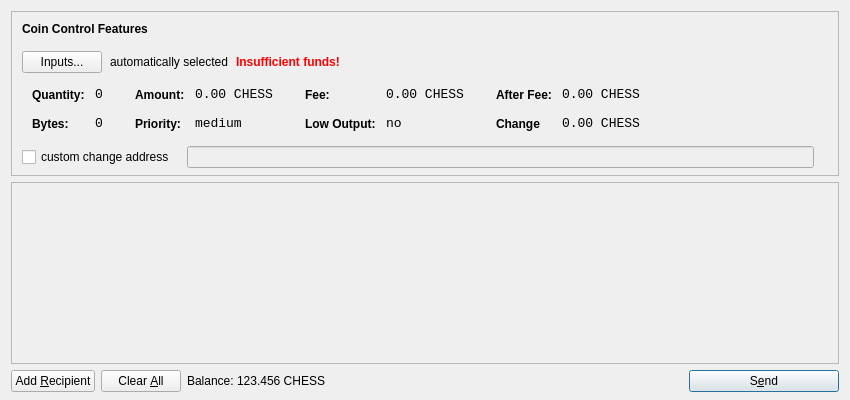
<?xml version="1.0" encoding="UTF-8"?>
<ui version="4.0">
 <class>SendCoinsDialog</class>
 <widget class="QDialog" name="SendCoinsDialog">
  <property name="geometry">
   <rect>
    <x>0</x>
    <y>0</y>
    <width>850</width>
    <height>400</height>
   </rect>
  </property>
  <property name="windowTitle">
   <string>Send Coins</string>
  </property>
  <layout class="QVBoxLayout" name="verticalLayout" stretch="0,1,0">
   <property name="bottomMargin">
    <number>8</number>
   </property>
   <item>
    <widget class="QFrame" name="frameCoinControl">
     <property name="sizePolicy">
      <sizepolicy hsizetype="Expanding" vsizetype="Expanding">
       <horstretch>0</horstretch>
       <verstretch>0</verstretch>
      </sizepolicy>
     </property>
     <property name="maximumSize">
      <size>
       <width>16777215</width>
       <height>16777215</height>
      </size>
     </property>
     <property name="frameShape">
      <enum>QFrame::StyledPanel</enum>
     </property>
     <property name="frameShadow">
      <enum>QFrame::Sunken</enum>
     </property>
     <layout class="QVBoxLayout" name="verticalLayoutCoinControl2">
      <property name="spacing">
       <number>-1</number>
      </property>
      <property name="leftMargin">
       <number>0</number>
      </property>
      <property name="topMargin">
       <number>0</number>
      </property>
      <property name="rightMargin">
       <number>0</number>
      </property>
      <property name="bottomMargin">
       <number>6</number>
      </property>
      <item>
       <layout class="QVBoxLayout" name="verticalLayoutCoinControl" stretch="0,0,0,0,1">
        <property name="spacing">
         <number>0</number>
        </property>
        <property name="leftMargin">
         <number>10</number>
        </property>
        <property name="topMargin">
         <number>10</number>
        </property>
        <item>
         <layout class="QHBoxLayout" name="horizontalLayoutCoinControl1">
          <property name="bottomMargin">
           <number>15</number>
          </property>
          <item>
           <widget class="QLabel" name="labelCoinControlFeatures">
            <property name="sizePolicy">
             <sizepolicy hsizetype="Preferred" vsizetype="Maximum">
              <horstretch>0</horstretch>
              <verstretch>0</verstretch>
             </sizepolicy>
            </property>
            <property name="font">
             <font>
              <weight>75</weight>
              <bold>true</bold>
             </font>
            </property>
            <property name="styleSheet">
             <string notr="true">font-weight:bold;</string>
            </property>
            <property name="text">
             <string>Coin Control Features</string>
            </property>
           </widget>
          </item>
         </layout>
        </item>
        <item>
         <layout class="QHBoxLayout" name="horizontalLayoutCoinControl2" stretch="0,0,0,0">
          <property name="spacing">
           <number>8</number>
          </property>
          <property name="bottomMargin">
           <number>10</number>
          </property>
          <item>
           <widget class="QPushButton" name="pushButtonCoinControl">
            <property name="styleSheet">
             <string notr="true"/>
            </property>
            <property name="text">
             <string>Inputs...</string>
            </property>
           </widget>
          </item>
          <item>
           <widget class="QLabel" name="labelCoinControlAutomaticallySelected">
            <property name="text">
             <string>automatically selected</string>
            </property>
            <property name="margin">
             <number>5</number>
            </property>
           </widget>
          </item>
          <item>
           <widget class="QLabel" name="labelCoinControlInsuffFunds">
            <property name="font">
             <font>
              <weight>75</weight>
              <bold>true</bold>
             </font>
            </property>
            <property name="styleSheet">
             <string notr="true">color:red;font-weight:bold;</string>
            </property>
            <property name="text">
             <string>Insufficient funds!</string>
            </property>
            <property name="margin">
             <number>5</number>
            </property>
           </widget>
          </item>
          <item>
           <spacer name="horizontalSpacerCoinControl">
            <property name="orientation">
             <enum>Qt::Horizontal</enum>
            </property>
            <property name="sizeHint" stdset="0">
             <size>
              <width>40</width>
              <height>1</height>
             </size>
            </property>
           </spacer>
          </item>
         </layout>
        </item>
        <item>
         <widget class="QWidget" name="widgetCoinControl" native="true">
          <property name="sizePolicy">
           <sizepolicy hsizetype="Preferred" vsizetype="Preferred">
            <horstretch>0</horstretch>
            <verstretch>0</verstretch>
           </sizepolicy>
          </property>
          <property name="minimumSize">
           <size>
            <width>0</width>
            <height>0</height>
           </size>
          </property>
          <property name="styleSheet">
           <string notr="true"/>
          </property>
          <layout class="QHBoxLayout" name="horizontalLayoutCoinControl5">
           <property name="margin">
            <number>0</number>
           </property>
           <item>
            <layout class="QHBoxLayout" name="horizontalLayoutCoinControl3" stretch="0,0,0,1">
             <property name="spacing">
              <number>20</number>
             </property>
             <property name="topMargin">
              <number>0</number>
             </property>
             <property name="bottomMargin">
              <number>10</number>
             </property>
             <item>
              <layout class="QFormLayout" name="formLayoutCoinControl1">
               <property name="horizontalSpacing">
                <number>10</number>
               </property>
               <property name="verticalSpacing">
                <number>14</number>
               </property>
               <property name="leftMargin">
                <number>10</number>
               </property>
               <property name="topMargin">
                <number>4</number>
               </property>
               <property name="rightMargin">
                <number>6</number>
               </property>
               <item row="0" column="0">
                <widget class="QLabel" name="labelCoinControlQuantityText">
                 <property name="styleSheet">
                  <string notr="true">font-weight:bold;</string>
                 </property>
                 <property name="text">
                  <string>Quantity:</string>
                 </property>
                 <property name="margin">
                  <number>0</number>
                 </property>
                </widget>
               </item>
               <item row="0" column="1">
                <widget class="QLabel" name="labelCoinControlQuantity">
                 <property name="font">
                  <font>
                   <family>Monospace</family>
                   <pointsize>10</pointsize>
                  </font>
                 </property>
                 <property name="cursor">
                  <cursorShape>IBeamCursor</cursorShape>
                 </property>
                 <property name="contextMenuPolicy">
                  <enum>Qt::ActionsContextMenu</enum>
                 </property>
                 <property name="text">
                  <string>0</string>
                 </property>
                 <property name="margin">
                  <number>0</number>
                 </property>
                 <property name="textInteractionFlags">
                  <set>Qt::LinksAccessibleByMouse|Qt::TextSelectableByKeyboard|Qt::TextSelectableByMouse</set>
                 </property>
                </widget>
               </item>
               <item row="1" column="0">
                <widget class="QLabel" name="labelCoinControlBytesText">
                 <property name="styleSheet">
                  <string notr="true">font-weight:bold;</string>
                 </property>
                 <property name="text">
                  <string>Bytes:</string>
                 </property>
                </widget>
               </item>
               <item row="1" column="1">
                <widget class="QLabel" name="labelCoinControlBytes">
                 <property name="font">
                  <font>
                   <family>Monospace</family>
                   <pointsize>10</pointsize>
                  </font>
                 </property>
                 <property name="cursor">
                  <cursorShape>IBeamCursor</cursorShape>
                 </property>
                 <property name="contextMenuPolicy">
                  <enum>Qt::ActionsContextMenu</enum>
                 </property>
                 <property name="text">
                  <string>0</string>
                 </property>
                 <property name="textInteractionFlags">
                  <set>Qt::LinksAccessibleByMouse|Qt::TextSelectableByKeyboard|Qt::TextSelectableByMouse</set>
                 </property>
                </widget>
               </item>
              </layout>
             </item>
             <item>
              <layout class="QFormLayout" name="formLayoutCoinControl2">
               <property name="horizontalSpacing">
                <number>10</number>
               </property>
               <property name="verticalSpacing">
                <number>14</number>
               </property>
               <property name="leftMargin">
                <number>6</number>
               </property>
               <property name="topMargin">
                <number>4</number>
               </property>
               <property name="rightMargin">
                <number>6</number>
               </property>
               <item row="0" column="0">
                <widget class="QLabel" name="labelCoinControlAmountText">
                 <property name="styleSheet">
                  <string notr="true">font-weight:bold;</string>
                 </property>
                 <property name="text">
                  <string>Amount:</string>
                 </property>
                 <property name="margin">
                  <number>0</number>
                 </property>
                </widget>
               </item>
               <item row="0" column="1">
                <widget class="QLabel" name="labelCoinControlAmount">
                 <property name="font">
                  <font>
                   <family>Monospace</family>
                   <pointsize>10</pointsize>
                  </font>
                 </property>
                 <property name="cursor">
                  <cursorShape>IBeamCursor</cursorShape>
                 </property>
                 <property name="contextMenuPolicy">
                  <enum>Qt::ActionsContextMenu</enum>
                 </property>
                 <property name="text">
                  <string>0.00 CHESS</string>
                 </property>
                 <property name="textInteractionFlags">
                  <set>Qt::LinksAccessibleByMouse|Qt::TextSelectableByKeyboard|Qt::TextSelectableByMouse</set>
                 </property>
                </widget>
               </item>
               <item row="1" column="0">
                <widget class="QLabel" name="labelCoinControlPriorityText">
                 <property name="styleSheet">
                  <string notr="true">font-weight:bold;</string>
                 </property>
                 <property name="text">
                  <string>Priority:</string>
                 </property>
                </widget>
               </item>
               <item row="1" column="1">
                <widget class="QLabel" name="labelCoinControlPriority">
                 <property name="font">
                  <font>
                   <family>Monospace</family>
                   <pointsize>10</pointsize>
                  </font>
                 </property>
                 <property name="cursor">
                  <cursorShape>IBeamCursor</cursorShape>
                 </property>
                 <property name="contextMenuPolicy">
                  <enum>Qt::ActionsContextMenu</enum>
                 </property>
                 <property name="text">
                  <string>medium</string>
                 </property>
                 <property name="textInteractionFlags">
                  <set>Qt::LinksAccessibleByMouse|Qt::TextSelectableByKeyboard|Qt::TextSelectableByMouse</set>
                 </property>
                </widget>
               </item>
              </layout>
             </item>
             <item>
              <layout class="QFormLayout" name="formLayoutCoinControl3">
               <property name="horizontalSpacing">
                <number>10</number>
               </property>
               <property name="verticalSpacing">
                <number>14</number>
               </property>
               <property name="leftMargin">
                <number>6</number>
               </property>
               <property name="topMargin">
                <number>4</number>
               </property>
               <property name="rightMargin">
                <number>6</number>
               </property>
               <item row="0" column="0">
                <widget class="QLabel" name="labelCoinControlFeeText">
                 <property name="styleSheet">
                  <string notr="true">font-weight:bold;</string>
                 </property>
                 <property name="text">
                  <string>Fee:</string>
                 </property>
                 <property name="margin">
                  <number>0</number>
                 </property>
                </widget>
               </item>
               <item row="0" column="1">
                <widget class="QLabel" name="labelCoinControlFee">
                 <property name="font">
                  <font>
                   <family>Monospace</family>
                   <pointsize>10</pointsize>
                  </font>
                 </property>
                 <property name="cursor">
                  <cursorShape>IBeamCursor</cursorShape>
                 </property>
                 <property name="contextMenuPolicy">
                  <enum>Qt::ActionsContextMenu</enum>
                 </property>
                 <property name="text">
                  <string>0.00 CHESS</string>
                 </property>
                 <property name="textInteractionFlags">
                  <set>Qt::LinksAccessibleByMouse|Qt::TextSelectableByKeyboard|Qt::TextSelectableByMouse</set>
                 </property>
                </widget>
               </item>
               <item row="1" column="0">
                <widget class="QLabel" name="labelCoinControlLowOutputText">
                 <property name="styleSheet">
                  <string notr="true">font-weight:bold;</string>
                 </property>
                 <property name="text">
                  <string>Low Output:</string>
                 </property>
                </widget>
               </item>
               <item row="1" column="1">
                <widget class="QLabel" name="labelCoinControlLowOutput">
                 <property name="font">
                  <font>
                   <family>Monospace</family>
                   <pointsize>10</pointsize>
                  </font>
                 </property>
                 <property name="cursor">
                  <cursorShape>IBeamCursor</cursorShape>
                 </property>
                 <property name="contextMenuPolicy">
                  <enum>Qt::ActionsContextMenu</enum>
                 </property>
                 <property name="text">
                  <string>no</string>
                 </property>
                 <property name="textInteractionFlags">
                  <set>Qt::LinksAccessibleByMouse|Qt::TextSelectableByKeyboard|Qt::TextSelectableByMouse</set>
                 </property>
                </widget>
               </item>
              </layout>
             </item>
             <item>
              <layout class="QFormLayout" name="formLayoutCoinControl4">
               <property name="horizontalSpacing">
                <number>10</number>
               </property>
               <property name="verticalSpacing">
                <number>14</number>
               </property>
               <property name="leftMargin">
                <number>6</number>
               </property>
               <property name="topMargin">
                <number>4</number>
               </property>
               <property name="rightMargin">
                <number>6</number>
               </property>
               <item row="0" column="0">
                <widget class="QLabel" name="labelCoinControlAfterFeeText">
                 <property name="styleSheet">
                  <string notr="true">font-weight:bold;</string>
                 </property>
                 <property name="text">
                  <string>After Fee:</string>
                 </property>
                 <property name="margin">
                  <number>0</number>
                 </property>
                </widget>
               </item>
               <item row="0" column="1">
                <widget class="QLabel" name="labelCoinControlAfterFee">
                 <property name="font">
                  <font>
                   <family>Monospace</family>
                   <pointsize>10</pointsize>
                  </font>
                 </property>
                 <property name="cursor">
                  <cursorShape>IBeamCursor</cursorShape>
                 </property>
                 <property name="contextMenuPolicy">
                  <enum>Qt::ActionsContextMenu</enum>
                 </property>
                 <property name="text">
                  <string>0.00 CHESS</string>
                 </property>
                 <property name="textInteractionFlags">
                  <set>Qt::LinksAccessibleByMouse|Qt::TextSelectableByKeyboard|Qt::TextSelectableByMouse</set>
                 </property>
                </widget>
               </item>
               <item row="1" column="0">
                <widget class="QLabel" name="labelCoinControlChangeText">
                 <property name="styleSheet">
                  <string notr="true">font-weight:bold;</string>
                 </property>
                 <property name="text">
                  <string>Change</string>
                 </property>
                </widget>
               </item>
               <item row="1" column="1">
                <widget class="QLabel" name="labelCoinControlChange">
                 <property name="font">
                  <font>
                   <family>Monospace</family>
                   <pointsize>10</pointsize>
                  </font>
                 </property>
                 <property name="cursor">
                  <cursorShape>IBeamCursor</cursorShape>
                 </property>
                 <property name="contextMenuPolicy">
                  <enum>Qt::ActionsContextMenu</enum>
                 </property>
                 <property name="text">
                  <string>0.00 CHESS</string>
                 </property>
                 <property name="textInteractionFlags">
                  <set>Qt::LinksAccessibleByMouse|Qt::TextSelectableByKeyboard|Qt::TextSelectableByMouse</set>
                 </property>
                </widget>
               </item>
              </layout>
             </item>
            </layout>
           </item>
          </layout>
         </widget>
        </item>
        <item>
         <layout class="QHBoxLayout" name="horizontalLayoutCoinControl4" stretch="0,0,0">
          <property name="spacing">
           <number>12</number>
          </property>
          <property name="sizeConstraint">
           <enum>QLayout::SetDefaultConstraint</enum>
          </property>
          <property name="topMargin">
           <number>5</number>
          </property>
          <property name="rightMargin">
           <number>5</number>
          </property>
          <item>
           <widget class="QCheckBox" name="checkBoxCoinControlChange">
            <property name="text">
             <string>custom change address</string>
            </property>
           </widget>
          </item>
          <item>
           <widget class="QLineEdit" name="lineEditCoinControlChange">
            <property name="enabled">
             <bool>false</bool>
            </property>
            <property name="sizePolicy">
             <sizepolicy hsizetype="Expanding" vsizetype="Fixed">
              <horstretch>0</horstretch>
              <verstretch>0</verstretch>
             </sizepolicy>
            </property>
           </widget>
          </item>
          <item>
           <widget class="QLabel" name="labelCoinControlChangeLabel">
            <property name="sizePolicy">
             <sizepolicy hsizetype="Preferred" vsizetype="Expanding">
              <horstretch>0</horstretch>
              <verstretch>0</verstretch>
             </sizepolicy>
            </property>
            <property name="minimumSize">
             <size>
              <width>0</width>
              <height>0</height>
             </size>
            </property>
            <property name="text">
             <string/>
            </property>
            <property name="margin">
             <number>3</number>
            </property>
           </widget>
          </item>
         </layout>
        </item>
        <item>
         <spacer name="verticalSpacerCoinControl">
          <property name="orientation">
           <enum>Qt::Vertical</enum>
          </property>
          <property name="sizeHint" stdset="0">
           <size>
            <width>800</width>
            <height>1</height>
           </size>
          </property>
         </spacer>
        </item>
       </layout>
      </item>
     </layout>
    </widget>
   </item>
   <item>
    <widget class="QScrollArea" name="scrollArea">
     <property name="widgetResizable">
      <bool>true</bool>
     </property>
     <widget class="QWidget" name="scrollAreaWidgetContents">
      <property name="geometry">
       <rect>
        <x>0</x>
        <y>0</y>
        <width>830</width>
        <height>165</height>
       </rect>
      </property>
      <layout class="QVBoxLayout" name="verticalLayout_2">
       <property name="margin">
        <number>0</number>
       </property>
       <item>
        <layout class="QVBoxLayout" name="entries">
         <property name="spacing">
          <number>6</number>
         </property>
        </layout>
       </item>
       <item>
        <spacer name="verticalSpacer">
         <property name="orientation">
          <enum>Qt::Vertical</enum>
         </property>
         <property name="sizeHint" stdset="0">
          <size>
           <width>20</width>
           <height>40</height>
          </size>
         </property>
        </spacer>
       </item>
      </layout>
     </widget>
    </widget>
   </item>
   <item>
    <layout class="QHBoxLayout" name="horizontalLayout">
     <item>
      <widget class="QPushButton" name="addButton">
       <property name="toolTip">
        <string>Send to multiple recipients at once</string>
       </property>
       <property name="text">
        <string>Add &amp;Recipient</string>
       </property>
       <property name="icon">
        <iconset resource="../bitcoin.qrc">
         <normaloff>:/icons/add</normaloff>:/icons/add</iconset>
       </property>
       <property name="autoDefault">
        <bool>false</bool>
       </property>
      </widget>
     </item>
     <item>
      <widget class="QPushButton" name="clearButton">
       <property name="sizePolicy">
        <sizepolicy hsizetype="Minimum" vsizetype="Fixed">
         <horstretch>0</horstretch>
         <verstretch>0</verstretch>
        </sizepolicy>
       </property>
       <property name="toolTip">
        <string>Remove all transaction fields</string>
       </property>
       <property name="text">
        <string>Clear &amp;All</string>
       </property>
       <property name="icon">
        <iconset resource="../bitcoin.qrc">
         <normaloff>:/icons/remove</normaloff>:/icons/remove</iconset>
       </property>
       <property name="autoRepeatDelay">
        <number>300</number>
       </property>
       <property name="autoDefault">
        <bool>false</bool>
       </property>
      </widget>
     </item>
     <item>
      <layout class="QHBoxLayout" name="horizontalLayout_2">
       <property name="spacing">
        <number>3</number>
       </property>
       <item>
        <widget class="QLabel" name="label">
         <property name="sizePolicy">
          <sizepolicy hsizetype="Preferred" vsizetype="Fixed">
           <horstretch>0</horstretch>
           <verstretch>0</verstretch>
          </sizepolicy>
         </property>
         <property name="text">
          <string>Balance:</string>
         </property>
        </widget>
       </item>
       <item>
        <widget class="QLabel" name="labelBalance">
         <property name="sizePolicy">
          <sizepolicy hsizetype="Preferred" vsizetype="Fixed">
           <horstretch>0</horstretch>
           <verstretch>0</verstretch>
          </sizepolicy>
         </property>
         <property name="cursor">
          <cursorShape>IBeamCursor</cursorShape>
         </property>
         <property name="text">
          <string>123.456 CHESS</string>
         </property>
         <property name="textInteractionFlags">
          <set>Qt::LinksAccessibleByMouse|Qt::TextSelectableByKeyboard|Qt::TextSelectableByMouse</set>
         </property>
        </widget>
       </item>
      </layout>
     </item>
     <item>
      <spacer name="horizontalSpacer">
       <property name="orientation">
        <enum>Qt::Horizontal</enum>
       </property>
       <property name="sizeHint" stdset="0">
        <size>
         <width>40</width>
         <height>20</height>
        </size>
       </property>
      </spacer>
     </item>
     <item>
      <widget class="QPushButton" name="sendButton">
       <property name="minimumSize">
        <size>
         <width>150</width>
         <height>0</height>
        </size>
       </property>
       <property name="toolTip">
        <string>Confirm the send action</string>
       </property>
       <property name="text">
        <string>S&amp;end</string>
       </property>
       <property name="icon">
        <iconset resource="../bitcoin.qrc">
         <normaloff>:/icons/send</normaloff>:/icons/send</iconset>
       </property>
       <property name="default">
        <bool>true</bool>
       </property>
      </widget>
     </item>
    </layout>
   </item>
  </layout>
 </widget>
 <resources>
  <include location="../bitcoin.qrc"/>
 </resources>
 <connections/>
</ui>
